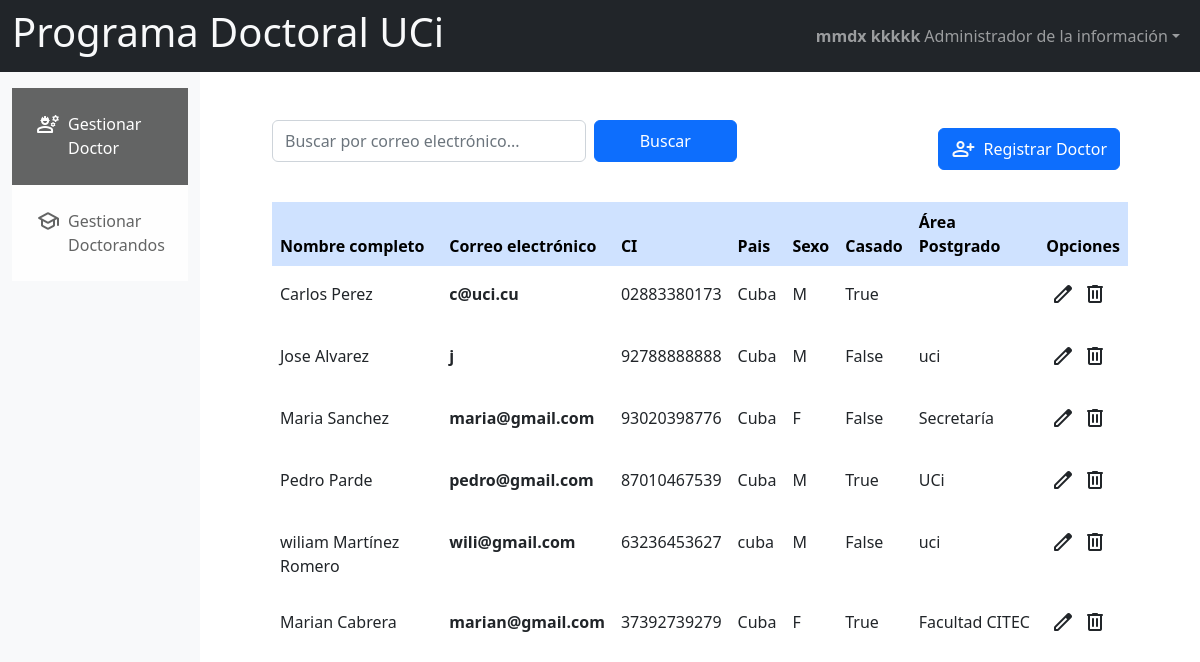
Page /doctores/ (signed in) on the committed database.
### myapp/models.py (models this page shows, shortened)
class Usuario(AbstractBaseUser, PermissionsMixin):
    email = models.EmailField('Correo', unique=True)
    nombre = models.TextField('Nombre', blank=False, null=False)
    apellidos = models.TextField('Apellidos', blank=False, null=False)
    carnet = models.CharField(max_length=11, null=False)
    pais = models.TextField(null=True)
    titulo = models.TextField(null=True)
    areaTrabajo = models.TextField(null=True)
    sexo = models.CharField(max_length=1, choices=[('M', 'masculino'),('F', 'Femenino'),('E','Especificar')], default='E')
    is_casado = models.BooleanField(default=False)
    is_active = models.BooleanField(default=True)
    is_staff = models.BooleanField(default=False)
    fecha_registro = models.DateField(auto_now_add=True)
    objects = UsuarioManager()
    USERNAME_FIELD = 'email'
    REQUIRED_FIELDS = ['nombre', 'apellidos', 'carnet']

class Doctor(models.Model):
    nombre = models.TextField('Nombre', blank=False, null=False)
    apellidos = models.TextField('Apellidos', blank=False, null=False)
    email = models.EmailField(null=True)
    carnet = models.CharField(max_length=11, null=False)
    pais = models.TextField(null=True)
    sexo = models.CharField(max_length=1, choices=[('M', 'masculino'),('F', 'Femenino'),('E','Especificar')], default='E')
    is_casado = models.BooleanField(default=False)
    areaPosgrado = models.TextField(null=False)
    fecha_registro = models.DateField(auto_now_add=True)

### myapp/views.py (the view)
# urls.py: path('doctores/', views.view_doctor, name='view_doctores'),
@login_required
@permission_required('myapp.view_doctor', raise_exception=True)
def view_doctor(request):
    if request.method == 'GET':
      return render(request, 'vista_doctores.html',{
        'doctores': Doctor.objects.all(),
        'tabs': 'view_doctores'
      })
    else:
        doctores = Doctor.objects.all().filter(email__contains=request.POST['keywords'])
        return render(request, 'vista_doctores.html',{
            'doctores': doctores,
            'tabs': 'view_doctor'
        })

### myapp/templatetag/user_tags.py (called while the page is built)
@register.filter(name='has_perm')
def has_perm(user, permission):
    return user.has_perm(permission)

@register.filter(name='is_doctorando')
def is_doctorando(user):
    return Doctorando.objects.filter(user=user).exists()

### myapp/templates/vista_doctores.html (shortened to what this page needs)
{% extends 'layout/default.html' %}
    {% block content %}
<div class="container-fluid p-5">
    <div class="container-fluid d-flex align-items-center">
        <form method="post" name="formulario" class="d-flex">
            <div class="mb-3 w-100">
               <input type="text" class="form-control pt-2 pb-2 w-100" id="campo_busqueda" placeholder="Buscar por correo electrónico..." name="keywords" required>
            </div>
            <button type="submit" class="btn btn-primary ms-2" style="width: 200px; height: 42px;">Buscar</button>
        </form>
        {% load user_tags %}
            {% if request.user|has_perm:"myapp.add_doctor" %}
                <a class="btn btn-primary pt-2 pb-2 me-2 ms-auto" href="{% url 'crear_doctores' %}">
                    <div class="d-flex">
                        <span class="material-symbols-rounded text-light me-2">person_add</span>
                        Registrar Doctor
                    </div>
                </a>
            {% endif %}
    </div>
    <div class="container-fluid mt-4">
        <table class="table table-borderless">
            <thead class="table-primary">
                <tr>
                    <th scope="col">Nombre completo</th>
                    <th scope="col">Correo electrónico</th>
                    <th scope="col">CI</th>
                    <th scope="col">Pais</th>
                    <th scope="col">Sexo</th>
                    <th scope="col">Casado</th>
                    <th scope="col">Área Postgrado</th>
                    <th scope="col">Opciones</th>
                </tr>
            </thead>
            <tbody>
                {% for d in doctores  %}
                    <tr>
                        <td  class="pt-3 pb-3">{{d.nombre}} {{d.apellidos}}</td>
                        <th  class="pt-3 pb-3">{{d.email}}</th>
                        <td  class="pt-3 pb-3">{{d.carnet}}</td>
                        <td  class="pt-3 pb-3">{{d.pais}}</td>
                        <td  class="pt-3 pb-3">{{d.sexo}}</td>
                        <td  class="pt-3 pb-3">{{d.is_casado}}</td>
                        <td  class="pt-3 pb-3">{{d.areaPosgrado}}</td>
                        <td  class="pt-3 pb-3">
                            <div class="d-flex justify-content-center">
                                {% if request.user|has_perm:"myapp.change_doctor" %}
                                    <a href="{% url 'editar_doctores' d.id %}"><span class="material-symbols-rounded text-dark me-2">edit</span></a>
                                {% endif %}
                                {% if request.user|has_perm:"myapp.delete_doctor" %}
                                    <a onclick="eliminar(event, '{% url 'eliminar_doctores' d.id %}');" href="{% url 'eliminar_doctores' d.id %}"><span class="material-symbols-rounded text-dark me-2">delete</span></a>
                                {% endif %}
                            </div>
                        </td>
                    </tr>
                {% endfor %}
            </tbody>
        </table>
    </div>
</div>
{% endblock  %}

### myapp/templates/layout/default.html (shortened to what this page needs)
<!DOCTYPE html>
<html lang="es">
    <head>
    <link href="https://cdn.jsdelivr.net/npm/bootstrap@5.2.3/dist/css/bootstrap.min.css" rel="stylesheet" />
    <link rel="stylesheet" href="https://cdn.jsdelivr.net/gh/habibmhamadi/multi-select-tag/dist/css/multi-select-tag.css">
  </head>
  <body>
    {% load user_tags %}
    <nav class="navbar navbar-expand-lg navbar-dark bg-dark">
        <div class="container-fluid">
            <h1 class="text-light">Programa Doctoral UCi</h1>
            <div class="collapse navbar-collapse" id="navbarSupportedContent">
                <ul class="ms-auto navbar-nav">
                    <li class="nav-item dropdown">
                        <a class="nav-link dropdown-toggle d-flex align-items-center" role="button" data-bs-toggle="dropdown" aria-expanded="false">
                            <span><strong>{{user.nombre}} {{user.apellidos}}</strong></span><br>
                                <span class="ms-1">{{user.groups.get}}</span>
                        </a>
                    </li>
                </ul>
            </div>
        </div>
    </nav>
    <main class="min-vh-100">
      <div class="container-fluid">
        <div class="row">
            <div class="col-md-2 min-vh-100 bg-light">
                <div class="w-100">
                    <div class="list-group list-group-flush mt-3 mb-3">
                        {% if request.user|has_perm:"myapp.view_doctor" %}
                        <a href="{% url 'view_doctores' %}" class="list-group-item list-group-item-action p-4 list-group-item-light {% if tabs == 'view_doctores' %} active {% endif %}">
                            <div class="d-flex">
                                <span class="material-symbols-rounded me-2">engineering</span>
                                Gestionar Doctor
                            </div>
                        </a>
                        {% endif %}
                        {% if request.user|has_perm:"myapp.view_doctorando" %}
                        <a href="{% url 'view_doctorandos' %}" class="list-group-item list-group-item-action p-4 list-group-item-light {% if tabs == 'view_doctorandos' %} active {% endif %}">
                            <div class="d-flex">
                                <span class="material-symbols-rounded me-2">school</span>
                                Gestionar Doctorandos
                            </div>
                        </a>
                        {% endif %}
                    </div>
                </div>
            </div>
            <div class="col-md-10">
                {% block content %}
                {% endblock  %}
            </div>
        </div>
      </div>
    </main>
  </body>
</html>

### rows in the picture
Usuario: nombre "mmdx", apellidos "kkkkk", groups.get "Administrador de la información"
Doctor: nombre "Carlos", apellidos "Perez", email "c@uci.cu", carnet "02883380173", pais "Cuba", sexo "M", is_casado "True"
Doctor: nombre "Jose", apellidos "Alvarez", email "j", carnet "92788888888", pais "Cuba", sexo "M", is_casado "False", areaPosgrado "uci"
Doctor: nombre "Maria", apellidos "Sanchez", email "maria@gmail.com", carnet "93020398776", pais "Cuba", sexo "F", is_casado "False", areaPosgrado "Secretaría"
Doctor: nombre "Pedro", apellidos "Parde", email "pedro@gmail.com", carnet "87010467539", pais "Cuba", sexo "M", is_casado "True", areaPosgrado "UCi"
Doctor: nombre "wiliam", apellidos "Martínez Romero", email "wili@gmail.com", carnet "63236453627", pais "cuba", sexo "M", is_casado "False", areaPosgrado "uci"
Doctor: nombre "Marian", apellidos "Cabrera", email "marian@gmail.com", carnet "37392739279", pais "Cuba", sexo "F", is_casado "True", areaPosgrado "Facultad CITEC"
